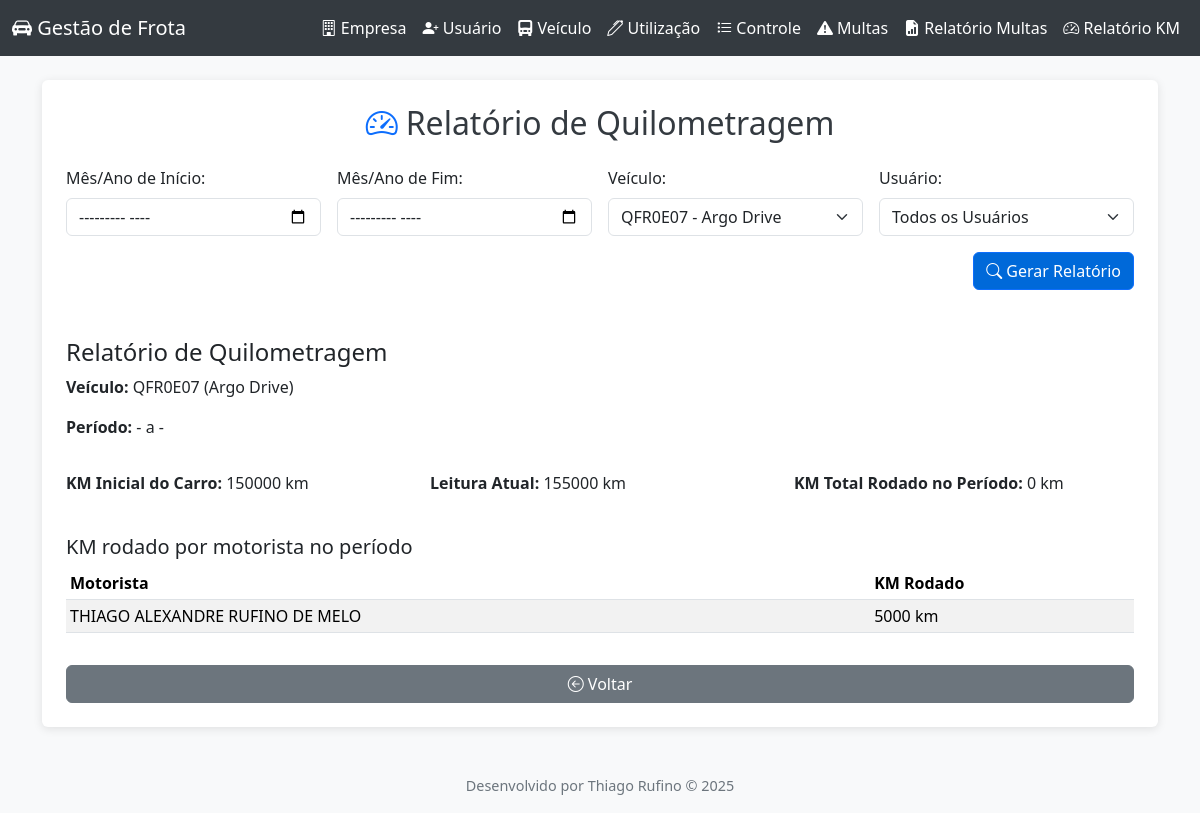
Page /relatorio_km?veiculo_id=1 on the committed database.
### app.py (models this page shows, shortened)
class Veiculo(db.Model):
    id = db.Column(db.Integer, primary_key=True)
    marca_modelo = db.Column(db.String(100), nullable=False)
    placa = db.Column(db.String(10), nullable=False, unique=True)
    cor = db.Column(db.String(30), nullable=False)
    franquia_km = db.Column(db.Integer, default=2000)
    empresa_id = db.Column(db.Integer, db.ForeignKey('empresa.id'), nullable=False)
    empresa = db.relationship('Empresa')
    data_locacao = db.Column(db.Date, nullable=False)
    disponivel = db.Column(db.Boolean, default=True)

class Utilizacao(db.Model):
    id = db.Column(db.Integer, primary_key=True)
    veiculo_id = db.Column(db.Integer, db.ForeignKey('veiculo.id'), nullable=False)
    usuario_id = db.Column(db.Integer, db.ForeignKey('usuario.id'), nullable=False)
    empresa_id = db.Column(db.Integer, db.ForeignKey('empresa.id'), nullable=False)
    data_entrega = db.Column(db.Date, nullable=False)
    km_entrega = db.Column(db.Integer, nullable=False)
    data_devolucao = db.Column(db.Date, nullable=True)
    km_devolucao = db.Column(db.Integer, nullable=True)
    veiculo = db.relationship('Veiculo')
    usuario = db.relationship('Usuario')
    empresa = db.relationship('Empresa')

class ControleKm(db.Model):
    id = db.Column(db.Integer, primary_key=True)
    utilizacao_id = db.Column(db.Integer, db.ForeignKey('utilizacao.id'), nullable=False)
    mes_ano = db.Column(db.String(7), nullable=False) # Ex: '2025-08'
    km_inicial_mes = db.Column(db.Integer, nullable=False)
    km_final_mes = db.Column(db.Integer, nullable=False)
    utilizacao = db.relationship('Utilizacao')

### app.py (the view, shortened to what this page needs)
@app.route('/relatorio_km', methods=['GET'])
def relatorio_km():
    veiculos_todos = Veiculo.query.order_by(Veiculo.placa).all()
    usuarios_todos = Usuario.query.order_by(Usuario.nome).all()
    report_data = None
    mes_ano_inicio_str = request.args.get('mes_ano_inicio')
    mes_ano_fim_str = request.args.get('mes_ano_fim')
    veiculo_id_str = request.args.get('veiculo_id')
    usuario_id_str = request.args.get('usuario_id')
    if veiculo_id_str or usuario_id_str:
        veiculo_selecionado = db.session.get(Veiculo, veiculo_id_str) if veiculo_id_str and veiculo_id_str.isdigit() else None
        usuario_selecionado = db.session.get(Usuario, usuario_id_str) if usuario_id_str and usuario_id_str.isdigit() else None
        leitura_atual = 0
        if veiculo_selecionado:
            ultimo_controle_km = ControleKm.query.join(Utilizacao).filter(Utilizacao.veiculo_id == veiculo_selecionado.id).order_by(ControleKm.mes_ano.desc()).first()
            if ultimo_controle_km:
                leitura_atual = ultimo_controle_km.km_final_mes
        km_inicial_carro = 0
        if veiculo_selecionado:
            primeiro_uso = Utilizacao.query.filter_by(veiculo_id=veiculo_selecionado.id).order_by(Utilizacao.data_entrega).first()
            km_inicial_carro = primeiro_uso.km_entrega if primeiro_uso else 0
        km_total_rodado_periodo = 0
        km_por_motorista = []
        query_km_motorista = db.session.query(
            Usuario.nome,
            func.sum(ControleKm.km_final_mes - ControleKm.km_inicial_mes)
        ).join(Utilizacao, ControleKm.utilizacao_id == Utilizacao.id).join(Usuario, Utilizacao.usuario_id == Usuario.id)
        if mes_ano_inicio_str and mes_ano_fim_str:
            query_km_motorista = query_km_motorista.filter(ControleKm.mes_ano.between(mes_ano_inicio_str, mes_ano_fim_str))
        if veiculo_selecionado:
            query_km_motorista = query_km_motorista.filter(Utilizacao.veiculo_id == veiculo_selecionado.id)
        if usuario_selecionado:
            query_km_motorista = query_km_motorista.filter(Utilizacao.usuario_id == usuario_selecionado.id)
        km_por_motorista = query_km_motorista.group_by(Usuario.nome).all()
        report_data = {
            'veiculo_selecionado': veiculo_selecionado,
            'usuario_selecionado': usuario_selecionado,
            'km_inicial_carro': km_inicial_carro,
            'leitura_atual': leitura_atual,
            'km_total_rodado_periodo': km_total_rodado_periodo,
            'km_por_motorista': km_por_motorista,
            'data_inicio': mes_ano_inicio_str,
            'data_fim': mes_ano_fim_str
        }
    return render_template('relatorio_km.html', veiculos=veiculos_todos, usuarios=usuarios_todos, report_data=report_data)

### templates/relatorio_km.html (shortened to what this page needs)
{% extends "base.html" %}
{% block content %}
<div class="row justify-content-center">
    <div class="col-md-12">
        <div class="card p-4">
            <h2 class="mb-4 text-center">
                <i class="bi bi-speedometer2 text-primary me-2"></i>Relatório de Quilometragem
            </h2>
            <form action="{{ url_for('relatorio_km') }}" method="GET" class="mb-4">
                <div class="row g-3 align-items-end">
                    <div class="col-md-3">
                        <label for="mes_ano_inicio" class="form-label">Mês/Ano de Início:</label>
                        <input type="month" class="form-control" id="mes_ano_inicio" name="mes_ano_inicio" value="{{ request.args.get('mes_ano_inicio', '') }}">
                    </div>
                    <div class="col-md-3">
                        <label for="mes_ano_fim" class="form-label">Mês/Ano de Fim:</label>
                        <input type="month" class="form-control" id="mes_ano_fim" name="mes_ano_fim" value="{{ request.args.get('mes_ano_fim', '') }}">
                    </div>
                    <div class="col-md-3">
                        <label for="veiculo_id" class="form-label">Veículo:</label>
                        <select id="veiculo_id" name="veiculo_id" class="form-select">
                            {% for veiculo in veiculos %}
                            <option value="{{ veiculo.id }}" {% if request.args.get('veiculo_id') and request.args.get('veiculo_id')|int == veiculo.id %}selected{% endif %}>
                                {{ veiculo.placa }} - {{ veiculo.marca_modelo }}
                            </option>
                            {% endfor %}
                        </select>
                    </div>
                    <div class="col-md-3">
                        <label for="usuario_id" class="form-label">Usuário:</label>
                        <select id="usuario_id" name="usuario_id" class="form-select">
                            <option value="">Todos os Usuários</option>
                        </select>
                    </div>
                    <div class="col-12 mt-3 text-end">
                        <button type="submit" class="btn btn-primary">
                            <i class="bi bi-search"></i> Gerar Relatório
                        </button>
                    </div>
                </div>
            </form>
            {% if report_data %}
                <h4 class="mt-4">Relatório de Quilometragem</h4>
                {% if report_data.veiculo_selecionado %}
                    <p><strong>Veículo:</strong> {{ report_data.veiculo_selecionado.placa }} ({{ report_data.veiculo_selecionado.marca_modelo }})</p>
                {% endif %}
                <p><strong>Período:</strong> {{ report_data.data_inicio if report_data.data_inicio else '-' }} a {{ report_data.data_fim if report_data.data_fim else '-' }}</p>
                <div class="row mt-3">
                    <div class="col-md-4">
                        <p><strong>KM Inicial do Carro:</strong> {{ report_data.km_inicial_carro }} km</p>
                    </div>
                    <div class="col-md-4">
                        <p><strong>Leitura Atual:</strong> {{ report_data.leitura_atual }} km</p>
                    </div>
                    <div class="col-md-4">
                        <p><strong>KM Total Rodado no Período:</strong> {{ report_data.km_total_rodado_periodo }} km</p>
                    </div>
                </div>
                <h5 class="mt-4">KM rodado por motorista no período</h5>
                <div class="table-responsive">
                    <table class="table table-striped table-hover table-sm">
                        <thead>
                            <tr>
                                <th>Motorista</th>
                                <th>KM Rodado</th>
                            </tr>
                        </thead>
                        <tbody>
                            {% for motorista, km in report_data.km_por_motorista %}
                                <tr>
                                    <td>{{ motorista }}</td>
                                    <td>{{ km }} km</td>
                                </tr>
                            {% else %}
                                <tr>
                                    <td colspan="2" class="text-center">Nenhum KM registrado para este período.</td>
                                </tr>
                            {% endfor %}
                        </tbody>
                    </table>
                </div>
            {% else %}
                <div class="alert alert-info text-center mt-4" role="alert">
                    Selecione um veículo e/ou um usuário e um período para gerar o relatório.
                </div>
            {% endif %}
            <a href="{{ url_for('index') }}" class="btn btn-secondary mt-3">
                <i class="bi bi-arrow-left-circle"></i> Voltar
            </a>
        </div>
    </div>
</div>
{% endblock %}

### templates/base.html (style rules this page uses)
body { background-color: #f8f9fa; }
.card { border: none; box-shadow: 0 2px 10px rgba(0,0,0,0.1); }
.btn-primary { background-color: #0069d9; }
.btn-secondary { background-color: #6c757d; }
h1, h2 { color: #343a40; }

### rows in the picture
Veiculo: veiculo_selecionado.placa "QFR0E07", veiculo_selecionado.marca_modelo "Argo Drive"
Utilizacao: km_inicial_carro "150000"
ControleKm: leitura_atual "155000"

### other values in the picture
{{ report_data.data_inicio if report_data.data_inicio else '-' }} "-"
{{ report_data.data_fim if report_data.data_fim else '-' }} "-"
{{ report_data.km_total_rodado_periodo }} "0"
{{ motorista }} "THIAGO ALEXANDRE RUFINO DE MELO"
{{ km }} "5000"
{{ 2025 }} "2025"
form field veiculo_id "QFR0E07 - Argo Drive"
